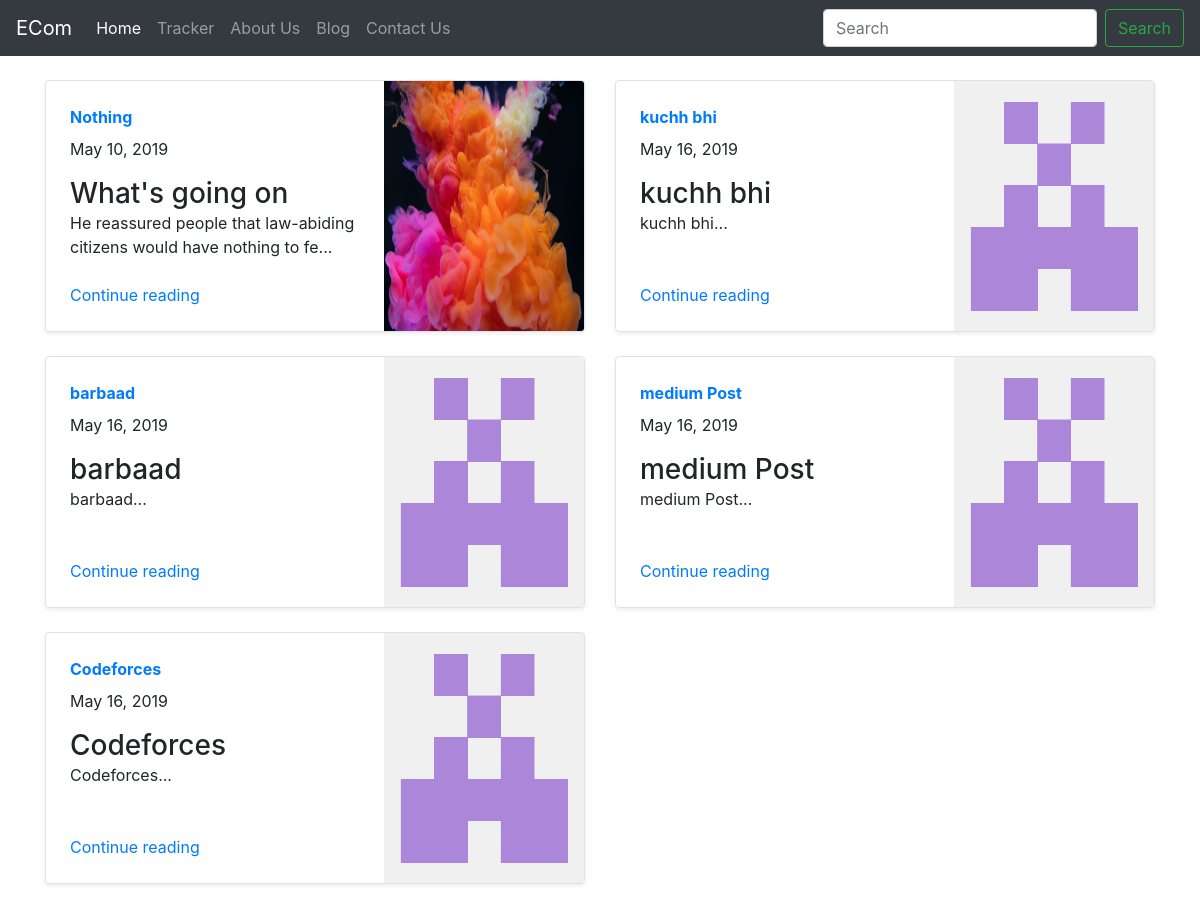
Screenshot of /blog/ with the database file from the repository.
### blog/models.py (models this page shows, shortened)
class BlogPost(models.Model):
    post_id = models.AutoField(primary_key=True)
    title = models.CharField(max_length = 100)
    head0 = models.CharField(max_length = 300, default='')
    chead0 = models.CharField(max_length = 3000, default='')
    head1 = models.CharField(max_length = 300, default='')
    chead1 = models.CharField(max_length = 3000, default='')
    head2 = models.CharField(max_length = 300, default='')
    chead2 = models.CharField(max_length = 3000, default='')
    pub_date = models.DateField(default='')
    thumbnail = models.ImageField(upload_to = 'blog/images', default = '')

### blog/views.py (the view)
# urls.py: path('', views.index)
def index(request):
    myPosts = BlogPost.objects.all()
    return render(request, 'blog/index.html', {'myPosts': myPosts})

### blog/templates/blog/index.html (shortened to what this page needs)
{% extends 'blog/basic.html' %}
{% block body%}
<div class="container mt-4">
  <div class="row mb-2">
    {% for it in myPosts %}
    <div class="col-md-6">
      <div class="row no-gutters border rounded overflow-hidden flex-md-row mb-4 shadow-sm h-md-250 position-relative">
        <div class="col p-4 d-flex flex-column position-static">
          <strong class="d-inline-block mb-2 text-primary">{{it.head0}}</strong>
          <p class="card-text">{{it.pub_date}}</p>
          <h3 class="mb-0">{{it.title}}</h3>
          <p class="card-text mb-auto">
            {{it.chead0 | slice:":70"}}...
          </p>
          <a href="blogpost/{{it.post_id}}" class="stretched-link">Continue reading</a>
        </div>
        <div class="col-auto d-none d-lg-block">
          <img src="/media/{{it.thumbnail}}" class="bd-placeholder-img" width="200" height="250" xmlns="http://www.w3.org/2000/svg">
        </div>
      </div>
    </div>
    {% endfor %}
  </div>
</div>
{% endblock %}

### rows the page displays
BlogPost: head0 "Nothing", pub_date "May 10, 2019", title "What's going on", chead0 "He reassured people that law-abiding citizens would have nothing to fe", thumbnail (picture)
BlogPost: head0 "kuchh bhi", pub_date "May 16, 2019", title "kuchh bhi", chead0 "kuchh bhi", thumbnail (picture)
BlogPost: head0 "barbaad", pub_date "May 16, 2019", title "barbaad", chead0 "barbaad", thumbnail (picture)
BlogPost: head0 "medium Post", pub_date "May 16, 2019", title "medium Post", chead0 "medium Post", thumbnail (picture)
BlogPost: head0 "Codeforces", pub_date "May 16, 2019", title "Codeforces", chead0 "Codeforces", thumbnail (picture)
